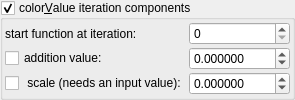
                    <widget class="MyGroupBox" name="groupCheck_fractal_coloring_iter_group_enabled_false">
                     <property name="toolTip">
                      <string>&lt;html&gt;&lt;head/&gt;&lt;body&gt;&lt;p&gt;As these functions are simply iteration based, they will produce sharp changes in color based on the iteration count at termination.&lt;/p&gt;&lt;p&gt;Adjusting the color speed may be required, depending on the size of the fractal and location.&lt;/p&gt;&lt;/body&gt;&lt;/html&gt;</string>
                     </property>
                     <property name="title">
                      <string>color&amp;Value iteration components</string>
                     </property>
                     <property name="checkable">
                      <bool>true</bool>
                     </property>
                     <layout class="QVBoxLayout" name="verticalLayout_37" stretch="0">
                      <property name="spacing">
                       <number>2</number>
                      </property>
                      <property name="leftMargin">
                       <number>2</number>
                      </property>
                      <property name="topMargin">
                       <number>2</number>
                      </property>
                      <property name="rightMargin">
                       <number>2</number>
                      </property>
                      <property name="bottomMargin">
                       <number>2</number>
                      </property>
                      <item>
                       <layout class="QGridLayout" name="gridLayout_20" columnstretch="0,1">
                        <property name="spacing">
                         <number>2</number>
                        </property>
                        <item row="1" column="0">
                         <widget class="MyCheckBox" name="checkBox_fractal_coloring_iter_add_scale_enabled_true">
                          <property name="text">
                           <string notr="true">addition value:</string>
                          </property>
                         </widget>
                        </item>
                        <item row="1" column="1">
                         <widget class="MyDoubleSpinBox" name="spinbox_fractal_coloring_iter_add_scale">
                          <property name="sizePolicy">
                           <sizepolicy hsizetype="Minimum" vsizetype="Maximum">
                            <horstretch>0</horstretch>
                            <verstretch>0</verstretch>
                           </sizepolicy>
                          </property>
                          <property name="toolTip">
                           <string>&lt;html&gt;&lt;head/&gt;&lt;body&gt;&lt;p&gt;colorValue += addValue * ( i - startIter);&lt;/p&gt;&lt;p&gt;An addValue of 1.0 equals one whole color step along the palette, at default color speed of 1.0.&lt;/p&gt;&lt;/body&gt;&lt;/html&gt;</string>
                          </property>
                          <property name="prefix">
                           <string/>
                          </property>
                          <property name="suffix">
                           <string/>
                          </property>
                          <property name="decimals">
                           <number>6</number>
                          </property>
                          <property name="minimum">
                           <double>-9999.999900000000707</double>
                          </property>
                          <property name="maximum">
                           <double>9999.999900000000707</double>
                          </property>
                          <property name="singleStep">
                           <double>0.100000000000000</double>
                          </property>
                         </widget>
                        </item>
                        <item row="2" column="0">
                         <widget class="MyCheckBox" name="checkBox_fractal_coloring_iter_scale_enabled_false">
                          <property name="text">
                           <string notr="true"> scale (needs an input value):</string>
                          </property>
                         </widget>
                        </item>
                        <item row="0" column="1">
                         <widget class="MySpinBox" name="spinboxInt_fractal_coloring_i_start_value">
                          <property name="sizePolicy">
                           <sizepolicy hsizetype="Minimum" vsizetype="Maximum">
                            <horstretch>0</horstretch>
                            <verstretch>0</verstretch>
                           </sizepolicy>
                          </property>
                          <property name="maximum">
                           <number>999</number>
                          </property>
                         </widget>
                        </item>
                        <item row="2" column="1">
                         <widget class="MyDoubleSpinBox" name="spinbox_fractal_coloring_iter_scale">
                          <property name="sizePolicy">
                           <sizepolicy hsizetype="Minimum" vsizetype="Maximum">
                            <horstretch>0</horstretch>
                            <verstretch>0</verstretch>
                           </sizepolicy>
                          </property>
                          <property name="toolTip">
                           <string>&lt;html&gt;&lt;head/&gt;&lt;body&gt;&lt;p&gt;colorValue *=  1.0 +   ( scale * ( i  -  startIter));&lt;/p&gt;&lt;p&gt;This function will not work on its own, it always needs some other component supplying a range of colorValues.&lt;/p&gt;&lt;/body&gt;&lt;/html&gt;</string>
                          </property>
                          <property name="prefix">
                           <string/>
                          </property>
                          <property name="suffix">
                           <string/>
                          </property>
                          <property name="decimals">
                           <number>6</number>
                          </property>
                          <property name="minimum">
                           <double>-9999.999900000000707</double>
                          </property>
                          <property name="maximum">
                           <double>9999.999900000000707</double>
                          </property>
                          <property name="singleStep">
                           <double>0.100000000000000</double>
                          </property>
                         </widget>
                        </item>
                        <item row="0" column="0">
                         <widget class="QLabel" name="label_42">
                          <property name="text">
                           <string>start function at iteration:</string>
                          </property>
                         </widget>
                        </item>
                       </layout>
                      </item>
                     </layout>
                    </widget>
